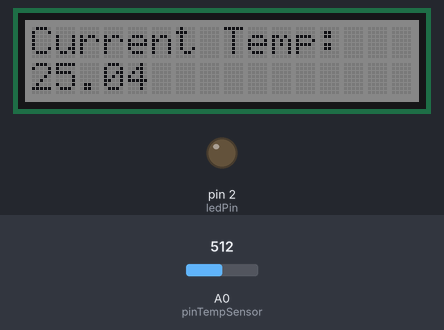
Simulated run of this sketch. Board: Arduino Uno, built with avr-gcc and run on an emulated ATmega328P. On the bench: 16×2 character LCD, output pins drawn as LEDs (lit = HIGH). The test bench sets the inputs (shaded band); at power-on: A0 (pinTempSensor) = 512.

Above: at 4.2 s.
4.3 s: A0 (pinTempSensor) set to 716
At 8.1 s:
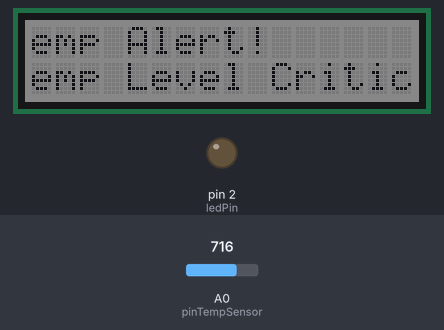
8.5 s: A0 (pinTempSensor) set to 1014
At 11.7 s:
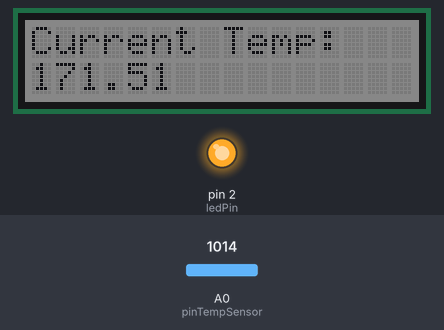
11.8 s: A0 (pinTempSensor) set to 1023
At 18.8 s:
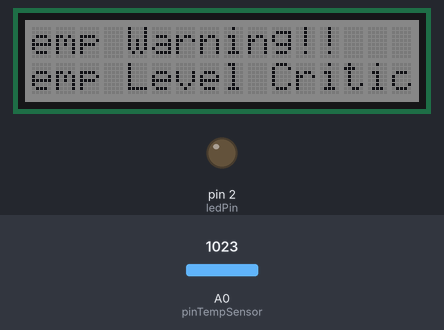
Timing chart, 0 to 28.1 s (numbered marks = the images above; inputs shaded):
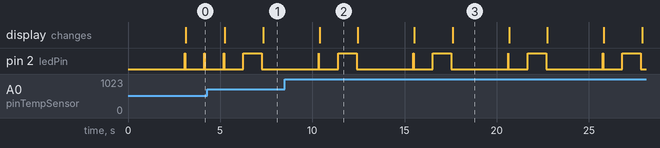

The sketch:

Temperature.ino
```cpp
// (licence header left out)
#include <Wire.h>
#include "rgb_lcd.h"
#include <math.h>
const int B = 4275; // B value of the thermistor
const int R0 = 100000; // R0 = 100K
const int pinTempSensor = A0; // Crove - Temperature Sensor connect to A0
const int ledPin = 2; // Led indicator

rgb_lcd lcd;
//Feel free to change the color values to match what you like. highest number is 250.
const int colorR = 100;
const int colorG = 100;
const int colorB = 100;


void setup() {
  // put your setup code here, to run once:
  lcd.begin(16, 2);

  lcd.setRGB(colorR, colorG, colorB);
  digitalWrite(2, HIGH);

  //Prints a message to the display
  lcd.print("Initialzing..");
  delay(3000);

  Serial.begin(9600);
  pinMode(2, OUTPUT);
}

void loop() {
  // put your main code here, to run repeatedly:
  //buttonState = digitalRead(buttonPin);
  int a = analogRead(pinTempSensor);
  float R = 1023.0 / a - 1.0;
  R = R0 * R;

  float temperature = 1.0 / (log(R / R0) / B + 1 / 298.15) - 273.15;
  digitalWrite(2, HIGH); // Light blink at with the screens refresh time
  delay(20);
  digitalWrite(2, LOW);
  delay(20);
  lcd.clear();
  lcd.setCursor(0, 0);
  lcd.print("Current Temp:");
  lcd.setCursor(0, 1);
  //Print the number of seconds since reset:
  lcd.print(temperature); // displays the temperature collected from the sensor
  delay(1000);


  if (temperature > 30 && temperature < 35) {
    //When temp reaches 30 or above,but greater than 35. the following alert sequens will happen
    digitalWrite(2, HIGH);
    delay(800);
    digitalWrite(2, LOW);
    delay(50);
    lcd.clear();
    lcd.setCursor(0, 0);
    lcd.print("Temp Alert!");
    lcd.setCursor(0, 1);
    lcd.print("Temp Level High!");
    delay(1000);
  }
  if (temperature > 35) {
    //When temp reaches 35 or above the following alert sequens will happen
    digitalWrite(2, HIGH);
    delay(1000);
    digitalWrite(2, LOW);
    delay(40);
    lcd.clear();
    lcd.setCursor(0, 0);
    lcd.print("Temp Alert!");
    lcd.setCursor(0, 1);
    lcd.print("Temp Level Critical!");
    lcd.scrollDisplayLeft();
    delay(1000);
    delay(2000);
  }

  if (temperature < 20 && temperature > 15) {
    //When temp reaches 20 or below, but greater than 15. the following alert sequens will happen
    /*Servo1.write(5);
      delay(500);
      Servo1.write(45);
      delay(1000);
      //Servo1.write(90);
      //delay(1500);
      Servo1.write(180);
      delay(2000);*/
    digitalWrite(2, HIGH);
    delay(400);
    digitalWrite(2, LOW);
    delay(200);
    lcd.clear();
    lcd.setCursor(0, 0);
    lcd.print("Temp Alert!");
    lcd.setCursor(0, 1);
    lcd.print("Temp Level Low!");
    delay(1000);
  }

  if (temperature < 15) {
    //When temp reaches 15 or below the following alert sequens will happen
    /*Servo1.write(45);
      delay(500);
      Servo1.write(180);
      delay(500);*/
    digitalWrite(2, HIGH);
    delay(1000);
    digitalWrite(2, LOW);
    delay(40);
    lcd.clear();
    lcd.setCursor(0, 0);
    lcd.print("Temp Warning!!");
    lcd.setCursor(0, 1);
    lcd.print("Temp Level Critical!!");
    lcd.scrollDisplayLeft();
    delay(1000);
    delay(2000);
  }

}

/******************************************************************************************************************************************
        END OF FILE
 ******************************************************************************************************************************************/
```

Measured:
- the behaviour switches between 1022 and 1023 on A0 (pinTempSensor) (found by bisection; images 2 and 3)
- after the input at 4.3 s, the display: first changes after 0.96 s (image 1 shows a later state)
- after the input at 8.5 s, the display: changes after 1.9 s (image 2)
- after the input at 11.8 s, the display: first differs from a run without the input after 3.7 s (image 3 shows a later state)
- by itself, pin 2 (ledPin): repeats every 5.1 s: HIGH 0.02 s, LOW 1.0 s, HIGH 1.0 s, LOW 3.1 s
